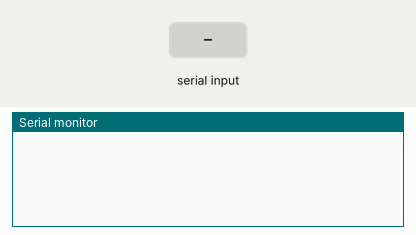
Simulated run of this sketch. Board: Arduino Uno, built with avr-gcc and run on an emulated ATmega328P. Parts: the last lines printed to the serial monitor. The test bench sets the inputs (shaded band).

Above: at 1.2 s.
1.3 s: "90,45\n" received over Serial
At 2.1 s:
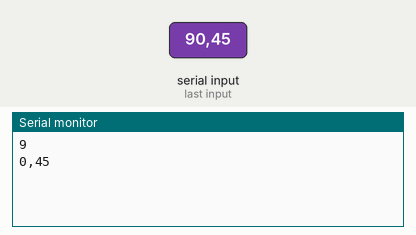
2.9 s: "30,150\n" received over Serial
At 3.4 s:
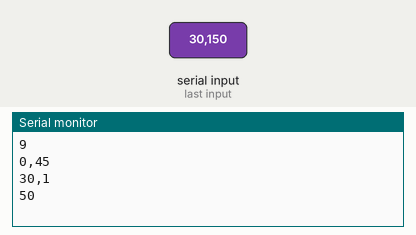

The sketch:

servotest.ino
```cpp
#include <Wire.h>
#include <Adafruit_PWMServoDriver.h>

Adafruit_PWMServoDriver pwm = Adafruit_PWMServoDriver(0x40);

#define SERVOMIN 150
#define SERVOMAX 600

#define MAX_SERVO_NUM 16
#define MAX_SERVO_ANGLE 180

struct MotorState
{
  int motorNumber;
  int angle;
};

String _receive();

MotorState tokenizeReceived(String msg);
int _find(String msg, char wanted);
int getDigit(String msg, int index);
void writeToMotors(MotorState m);

void setup()
{
  Serial.begin(9600);

  pwm.begin();
  pwm.setPWMFreq(60);
  //yield();
}

void loop()
{
  String msg = _receive();
  if (msg != "")
    Serial.println(msg);
  MotorState m = tokenizeReceived(msg);
  writeToMotors(m);

  /*
  // debug stuff
  if (msg != ""){
    Serial.println(m.motorNumber);
    Serial.println(m.angle);
  }
  */
  delay(100);
}

String _receive()
{
  String msg = "";
  if (Serial.available())
  {
    while (Serial.available())
    {
      char _char = Serial.read();
      msg += _char;
    }
    // if (msg != "") Serial.println(msg);
    return msg;
  }
  return "";
}

MotorState tokenizeReceived(String msg)
{
  if (msg[0] != 'm')
    return {-1, -1};

  int motorNum = getDigit(msg, 1);
  int angle = getDigit(msg, _find(msg, '.') + 1);

  if (motorNum == -1 || motorNum >= MAX_SERVO_NUM || angle == -1 || angle > MAX_SERVO_ANGLE)
    return {-1, -1};

  return {motorNum, angle};
}

int _find(String msg, char wanted)
{
  for (int i = 0; i < msg.length(); i++)
  {
    if (msg[i] == wanted)
      return i;
  }
  return -1;
}

int getDigit(String msg, int index)
{
  String result = "";
  while (isDigit(msg[index]))
  {
    result += msg[index];
    index++;
  }
  return result.toInt();
}

void writeToMotors(MotorState m)
{
  if (m.angle != -1 && m.motorNumber != -1)
  {
    int pulse = map(m.angle, 0, 180, SERVOMIN, SERVOMAX);
    pwm.setPWM(m.motorNumber, 0, pulse);
  }
}
```

Measured:
- after the input at 1.3 s, the serial monitor: prints a new line at once (image 1)
- after the input at 2.9 s, the serial monitor: prints a new line at once (image 2)
